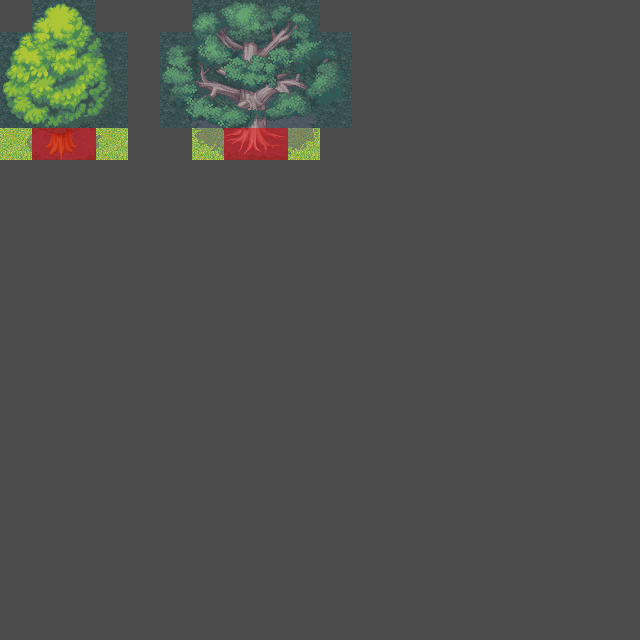

This is a level from a 2D game, rendered from its Tiled map with the project's own tilesets. A one-line summary and the map file follow, with tile-layer data summarised:
An orthogonal 20x20 tile map with 32x32 px tiles, 5 tile layers (regions_input, regions_output, input_layer2, output_layer4, ...), 4 tilesets.

<map version="1.0" orientation="orthogonal" width="20" height="20" tilewidth="32" tileheight="32" backgroundcolor="#4b4b4b">
 <tileset firstgid="1" source="../../tilesets/land.tsx" />
 <tileset firstgid="369" name="grassland" tilewidth="32" tileheight="32">
  <image source="../../../imgs/grassland.png" width="256" height="576" />
 </tileset>
 <tileset firstgid="513" name="Forest" tilewidth="32" tileheight="32">
  <image source="../../../imgs/Forest.png" width="256" height="608" />
 </tileset>
 <tileset firstgid="665" source="../../tilesets/col.tsx" />
 <layer name="regions_input" width="20" height="20">
  <data>[400 cells, 8 non-empty, 1 distinct tile ids]</data>
 </layer>
 <layer name="regions_output" width="20" height="20">
  <data>[400 cells, 40 non-empty, 1 distinct tile ids]</data>
 </layer>
 <layer name="input_layer2" width="20" height="20">
  <data>[400 cells, 8 non-empty, 8 distinct tile ids]</data>
 </layer>
 <layer name="output_layer4" width="20" height="20">
  <data>[400 cells, 36 non-empty, 36 distinct tile ids]</data>
 </layer>
 <layer name="output_col" width="20" height="20">
  <data>[400 cells, 4 non-empty, 1 distinct tile ids]</data>
 </layer>
</map>
